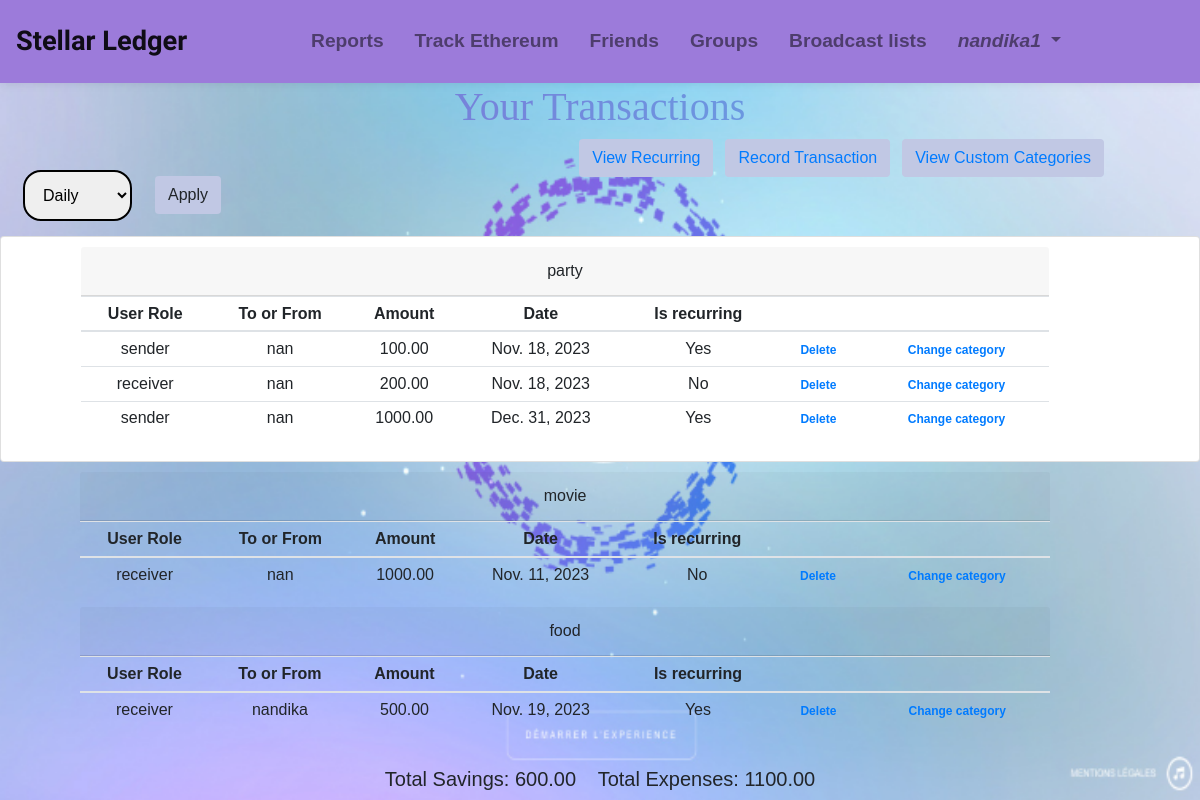
Before: /report/viewTransactions/ (signed in) with the older database file.
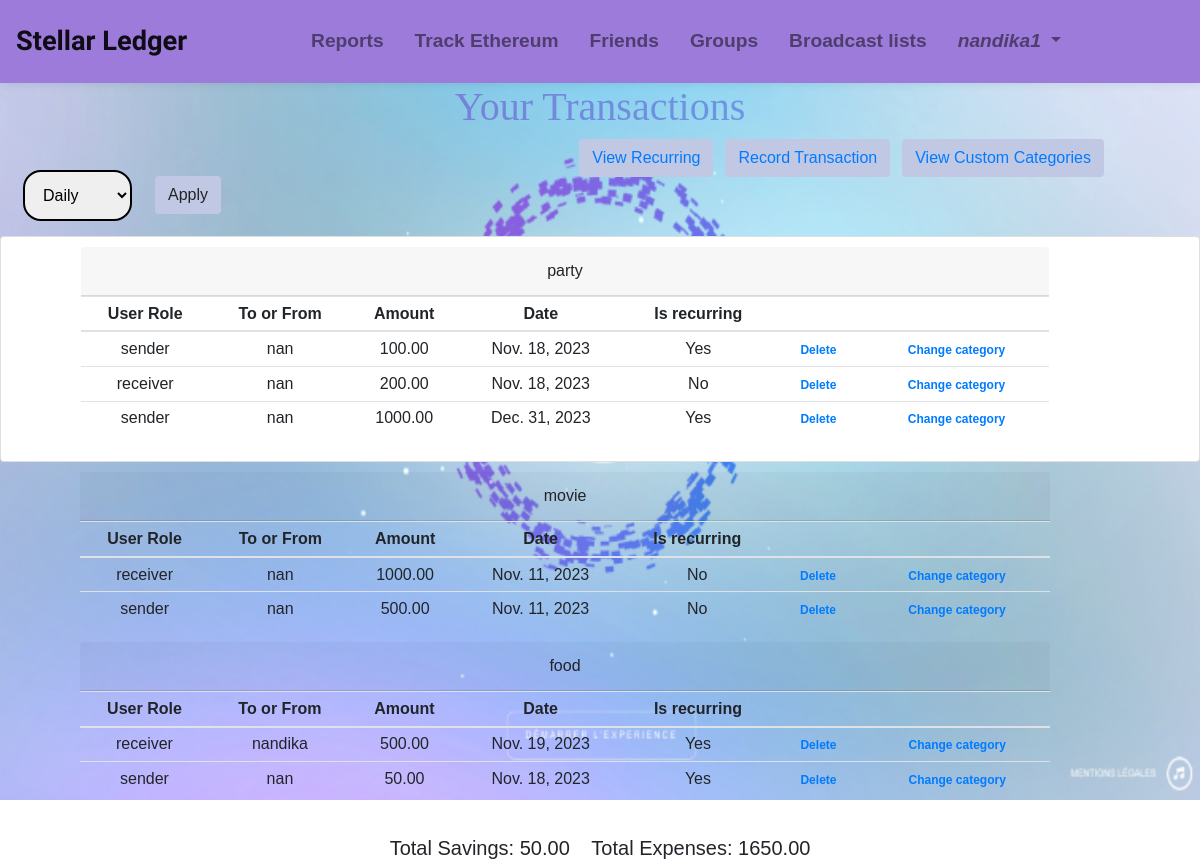
After: the same page with the newer database file.
### report/models.py (models this page shows, shortened)
class Category(models.Model):
    category = models.CharField(max_length=20)
    user = models.ForeignKey(User, on_delete=models.CASCADE)

class Transaction(models.Model):
    PAID = [
        ('Yes', 'Yes'),
        ('No', 'No')
    ]
    ROLE=[
        ('sender','sender'),
        ('receiver', 'receiver')
    ]
    user = models.ForeignKey(User, on_delete=models.CASCADE)
    user_role = models.CharField(max_length=10, choices=ROLE, default="sender")
    to_or_from = models.CharField(max_length=150)
    amount = models.DecimalField(decimal_places=2, max_digits=10)
    timestamp = models.DateField()
    category = models.CharField(max_length=20)
    recurring = models.CharField(blank = True, max_length=3, choices=PAID, default='Yes')

### report/views.py (called while the page is built)
def getExpenses(txn):
    sum = 0
    for t in txn:
        if t.user_role == "sender":
            sum += t.amount
    return sum

def getSavings(txn):
    sum1 = 0
    sum2 = 0
    for t in txn:
        if t.user_role == "sender":
            sum1 += t.amount
        else:
            sum2 += t.amount
    return sum2-sum1

### templates/report/viewtransactions.html (shortened to what this page needs)
{% extends '../base.html' %}
{% block content %}
<h1> <div style="background: linear-gradient(to right, #8860d0 , #5ab9ea);
  -webkit-text-fill-color: transparent;
  -webkit-background-clip: text; font-family: 'Times New Roman', Times, serif;
  text-align: center;">Your Transactions</div></h1>
  <button type="button" class="btn float-right" style="background-color: #c1c8e4 !important; margin-right: 8%;"><a href="{% url 'viewCategories' %}">View Custom Categories</a></button>
  <button type="button" class="btn float-right" style="background-color: #c1c8e4 !important; margin-right: 1%;"><a href="{% url 'record' %}">Record Transaction</a></button>
  <button type="button" class="btn float-right" style="background-color: #c1c8e4 !important; margin-right: 1%;"><a href="{% url 'recurring' %}">View Recurring</a></button>
  <br>
<form method = 'get' action = '.' class="form-inline">
    <div class="form-group mx-sm-3 mb-2">
    <select name="time_filter" class="sel-front">
        <option value="day">Daily</option>
      </select>
    </div>
      <button type="submit" class="btn mb-2" style="background-color: #c1c8e4;">Apply</button>
</form>
<div class="card text-center">
    {% for c in cat %}
    <div class="text-center padding">
    <div class="card-header">
      {{c.category}}
    </div>
    <table class="table table-sm">
        <thead>
            <tr>
                <th scope="col">User Role</th>
                <th scope="col">To or From</th>
                <th scope="col">Amount</th>
                <th scope="col">Date</th>
                <th scope="col">Is recurring</th>
                <th scope="col"></th>
                <th scope="col"></th>
              </tr>
        </thead>
        <tbody>
        {% for t in txn %}
        {% if c.category == t.category %}
            <tr>
            <td>{{t.user_role}}</td>
            <td>{{t.to_or_from}}</td>
            <td>{{t.amount}}</td>
            <td>{{t.timestamp}}</td>
            <td>{{ t.recurring }}</td>
            <td><span class="badge badge-pill" style="color:aliceblue;"><a href="{% url 'deleteTransaction' t.id %}">Delete</a></span></td>
            <td><span class="badge badge-pill" style="color:aliceblue;"><a href="{% url 'changecategory' t.id %}">Change category</a></span></td>
            </tr>
        </div>
      {% endif %}
      {% endfor %}
  {% endfor %}
<br>
<div class=" d-flex align-items-center justify-content-center">
  <h5>
<div id="save" class="d-inline p-2 ">Total Savings: {{savings}}</div>
<div id="expense" class="d-inline p-2 ">Total Expenses: {{expenses}}</div>
</h5>
</div>
{% endblock %}

### templates/base.html (shortened to what this page needs)
{% load static %}
<!DOCTYPE html>
<html lang="en">
<head>
    <link rel="stylesheet" href="{% static 'styles.css' %}">
    <link rel="stylesheet" href="https://cdn.jsdelivr.net/npm/bootstrap@4.4.1/dist/css/bootstrap.min.css">
</head>
<body style="
    background-image: url('imgs/bg.png');
    height: 100vh;
    width: 100vw;
    background-repeat: no-repeat;
    background-size: 100% 100%;
">
    <nav class="navbar navbar-expand-lg navbar-light">
        <a style="font-family: Sofia, sans-serif; font-size: 170%;" class="navbar-brand" href="{% url 'home' %}">Stellar Ledger</a>
          <div class="collapse navbar-collapse justify-content-center" id="navbarNavDropdown" style=" font-size: 120%; font-weight: bold;">
            <ul class="navbar-nav">
              <li class="nav-item">
                <a class="nav-link" href="{% url 'viewTransaction' %}">Reports</a>
              </li>
              <li class="nav-item">
                <a class="nav-link" href="{% url 'eth' %}">Track Ethereum</a>
              </li>
              <li class="nav-item">
                <a class="nav-link" href="{% url 'viewFriend' %}">Friends</a>
              </li>
              <li class="nav-item">
                <a class="nav-link" href="{% url 'view_expense_groups' %}">Groups</a>
              </li>
              <li class="nav-item">
                <a class="nav-link" href="{% url 'viewGroup' %}">Broadcast lists</a>
              </li>
              {% if user.is_authenticated %}
              <li class="nav-item dropdown">
                <button class="nav-link dropdown-toggle" onclick="dropdown()" data-toggle="dropdown" aria-haspopup="true" aria-expanded="false" style="background-color: #9c7bda;">
                  <i class="fas fa-user">{{ user.username }}</i>
                </button>
              </li>
              {% else %}
              <li class="nav-item">
                <a class="nav-link" href="{% url 'account_login' %}">login</a>
              </li>
              {% endif %}
            </ul>
          </div>
        </nav>
    {% block content %}
    {% endblock %}
</body>
</html>

### static/styles.css (style rules this page uses)
.padding { margin-top: 10px; margin-bottom: 10px; margin-right: 150px; margin-left: 80px; }
.sel-front { padding: 14px; border: 2px solid black; border-radius: 18px; margin: 7px; }
button { border: none; }

### templates/base.html (style rules this page uses)
body { font-family: 'Poppins', sans-serif; }
.navbar { background-color: #9c7bda; padding: 1rem; box-shadow: 0 0 10px rgba(0, 0, 0, 0.1); }
.navbar-brand { color: #ffffff; font-size: 1.5rem; font-weight: bold; }
.navbar-nav .nav-item { margin-right: 15px; }
.navbar-nav .nav-link { color: #ffffff; font-weight: bold; transition: color 0.3s ease; }

Changed rows visible on the page:
added Transaction: user_role "sender", to_or_from "nan", amount "500.00", timestamp "Nov. 11, 2023", recurring "No", shown under Category "movie"
added Transaction: user_role "sender", to_or_from "nan", amount "50.00", timestamp "Nov. 18, 2023", recurring "Yes", shown under Category "food"
Other visible differences:
{{ savings }}: "600.00" → "50.00"
{{ expenses }}: "1100.00" → "1650.00"
